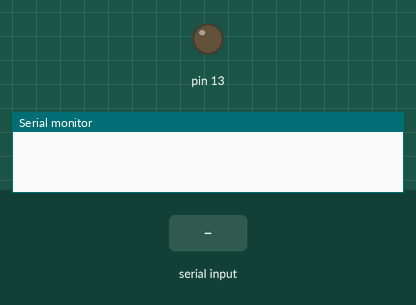
A sketch run on a simulated Arduino Uno, built with avr-gcc and run on an emulated ATmega328P. Parts: output pins drawn as LEDs (lit = HIGH), the last lines printed to the serial monitor. Inputs (shaded band) come from the test bench.

Above: at 1.2 s.
1.3 s: "A" received over the second serial link
At 2.5 s:
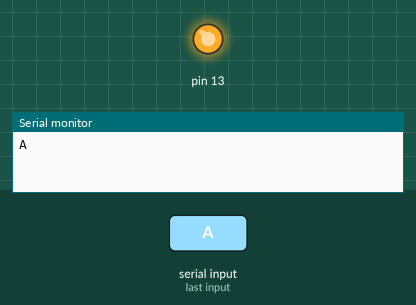
2.8 s: "B" received over the second serial link
At 3.6 s:
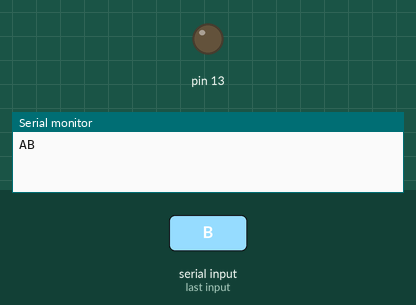
Timing chart, 0 to 5.8 s (numbered marks = the images above; inputs shaded):
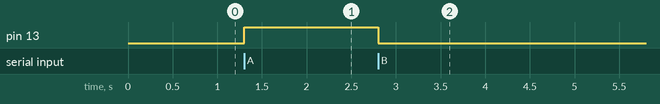

The sketch:

10_BT_LED.ino
```cpp
/* 이 소스는 에듀이노(Eduino)에 의해서 번역, 수정, 작성되었고 소유권 또한 에듀이노의 것입니다.
  소유권자의 허락을 받지 않고 무단으로 수정, 삭제하여 배포할 시 법적인 처벌을 받을 수도 있습니다.
*/
#include <SoftwareSerial.h>
#define BT_RXD 3
#define BT_TXD 2
SoftwareSerial bluetooth(BT_RXD, BT_TXD);
char rec_data;
bool rec_chk = false;

void setup() {
  Serial.begin(9600);                             // PC와의 시리얼 통신속도
  bluetooth.begin(9600);                          // 스마트폰 블루투스 통신속도
  pinMode(13, OUTPUT);
}
void loop() {
  if (bluetooth.available()) {                     // 블루투스 명령 수신
    rec_data = bluetooth.read();
    Serial.write(rec_data);
    rec_chk = true;
  }
  if (rec_data == 'A') {
    digitalWrite(13, HIGH);
  }
  if (rec_data == 'B') {
    digitalWrite(13, LOW);
  }
}
```

Measured:
- after the input at 1.3 s, pin 13: LOW → HIGH at once
- after the input at 2.8 s, pin 13: HIGH → LOW at once
